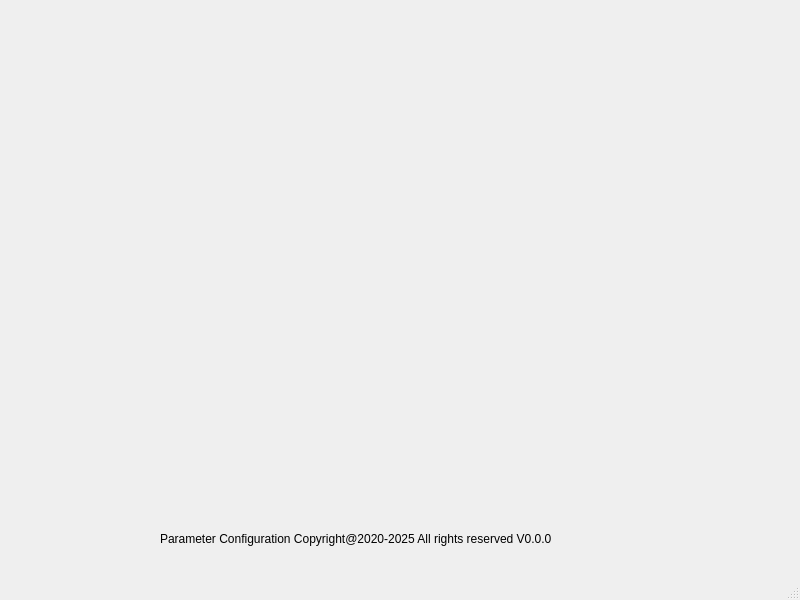
<?xml version="1.0" encoding="UTF-8"?>
<ui version="4.0">
 <class>CDeviceConfig</class>
 <widget class="QMainWindow" name="CDeviceConfig">
  <property name="geometry">
   <rect>
    <x>0</x>
    <y>0</y>
    <width>800</width>
    <height>600</height>
   </rect>
  </property>
  <property name="windowTitle">
   <string>MainWindow</string>
  </property>
  <widget class="QWidget" name="centralwidget">
   <widget class="QLabel" name="label_copyright">
    <property name="geometry">
     <rect>
      <x>160</x>
      <y>530</y>
      <width>511</width>
      <height>17</height>
     </rect>
    </property>
    <property name="text">
     <string>Parameter Configuration Copyright@2020-2025 All rights reserved V0.0.0</string>
    </property>
   </widget>
  </widget>
  <widget class="QMenuBar" name="menubar">
   <property name="geometry">
    <rect>
     <x>0</x>
     <y>0</y>
     <width>800</width>
     <height>28</height>
    </rect>
   </property>
  </widget>
  <widget class="QStatusBar" name="statusbar"/>
 </widget>
 <resources/>
 <connections/>
</ui>
